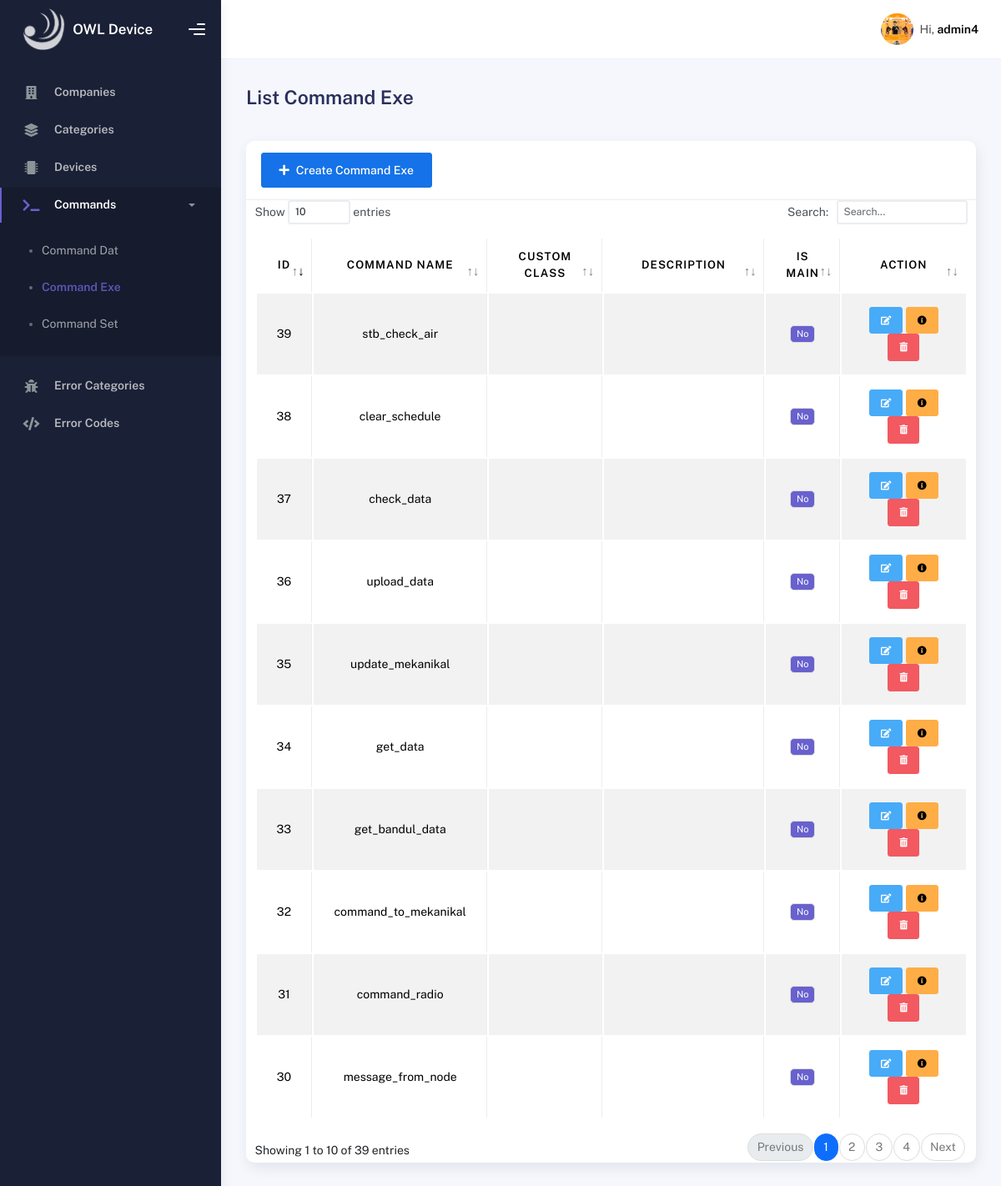
/admin/command/exe/list.php (signed in), run on the app's committed database.
### tables this page shows
CREATE TABLE `device_command` (
  `command_id` int(11) NOT NULL,
  `company_code` int(11) DEFAULT NULL,
  `command_type` enum('set','exe','dat') NOT NULL,
  `command_code` int(11) DEFAULT NULL,
  `command_name` varchar(60) DEFAULT NULL,
  `description` varchar(255) DEFAULT NULL,
  `is_main` tinyint(1) DEFAULT NULL,
  `custom_class` varchar(255) DEFAULT NULL,
  `updated_by` int(11) DEFAULT NULL,
  `is_deleted` tinyint(1) NOT NULL
);

### admin/command/exe/list.php (the view, shortened to what this page needs)
<?php
include '../../../connection.php';
$company_code = $_SESSION['company_code'];
$stmt = $conn->prepare("SELECT * FROM device_command WHERE company_code = ? AND command_type = 'exe' AND is_deleted = 0 ORDER BY command_code DESC");
$stmt->bind_param("i", $company_code);
$stmt->execute();
$result = $stmt->get_result();
?>
<!DOCTYPE html>
<html lang="en">
<head>
    <link rel="stylesheet" href="assets/css/bootstrap.min.css">
    <link rel="stylesheet" href="assets/css/plugins.min.css">
    <link rel="stylesheet" href="assets/css/kaiadmin.min.css">
</head>
<body>
    <div class="wrapper">
        <?php $rootPath = $_SERVER['DOCUMENT_ROOT'];
        include $rootPath . "/owl_device/includes/sidebar.php"; ?>
        <div class="main-panel">
            <?php $rootPath = $_SERVER['DOCUMENT_ROOT'];
            include $rootPath . "/owl_device/includes/navbar.php"; ?>
            <div class="container">
                <div class="page-inner">
                    <div class="d-flex align-items-left align-items-md-center flex-column flex-md-row pt-2 pb-4">
                        <div>
                            <h3 class="fw-bold mb-3">List Command Exe</h3>
                        </div>
                    </div>
                    <div class="row">
                        <div class="col-md-12">
                            <div class="card card-round">
                                <div class="card-header align-center">
                                    <a href="admin/command/exe/create">
                                        <button type="button" class="btn btn-primary btn-block px-4 py-2.8">
                                            <i class="fas fa-plus" style="margin-right: 8px;"></i>Create Command
                                            Exe
                                        </button>
                                    </a>
                                </div>
                                <div class="card-body p-0">
                                    <div class="table-responsive card-padding">
                                        <table id="tableCommandExe"
                                            class="table table order-list table-striped table-bordered">
                                            <thead>
                                                <tr>
                                                    <th class="text-center lebar-kolom1">Id</th>
                                                    <th class="text-center lebar-kolom2">Command Name</th>
                                                    <th class="text-center lebar-kolom3">Custom Class</th>
                                                    <th class="text-center lebar-kolom4">Description</th>
                                                    <th class="text-center lebar-kolom5">Is Main</th>
                                                    <th class="text-center lebar-kolom6">Action</th>
                                                </tr>
                                            </thead>
                                            <tbody>
                                                <?php
                                                if ($result->num_rows > 0) {
                                                    while ($row = mysqli_fetch_assoc($result)) {
                                                        ?>
                                                        <tr>
                                                            <td class="text-center"><?php echo $row['command_code']; ?>
                                                            </td>
                                                            <td class="text-center"><?php echo $row['command_name']; ?>
                                                            </td>
                                                            <td class="text-center"><?php echo $row['custom_class']; ?>
                                                            </td>
                                                            <td class="text-center"><?php echo $row['description']; ?></td>
                                                            <td class="text-center">
                                                                <?php echo $row['is_main'] ? '<span class="badge bg-success">Yes</span>' : '<span class="badge bg-secondary">No</span>'; ?>
                                                            </td>
                                                            <td class="text-center">
                                                                <a href="admin/command/exe/edit?command_id=<?php echo $row['command_id']; ?>"
                                                                    class="btn btn-info btn-sm">
                                                                    <i class="fas fa-edit"></i>
                                                                </a>
                                                                <a href="admin/command/exe/detail/list?command_id=<?php echo $row['command_id']; ?>"
                                                                    class="btn btn-warning btn-sm">
                                                                    <i class="fas fa-info-circle"></i>
                                                                </a>
                                                                <button class="btn btn-danger btn-sm soft-delete-btn"
                                                                    data-id="<?php echo $row['command_id']; ?>">
                                                                    <i class="fas fa-trash-alt"></i>
                                                                </button>
                                                            </td>
                                                        </tr>
                                                        <?php
                                                    }
                                                }
                                                ?>
                                            </tbody>
                                        </table>
                                    </div>
                                </div>
                            </div>
                        </div>
                    </div>
                </div>
            </div>
        </div>
    </div>
</body>
</html>

### admin/command/exe/list.php (style rules this page uses)
.lebar-kolom1 { width: 4%; }
.lebar-kolom2 { width: 20%; }
.lebar-kolom3 { width: 20%; }
.lebar-kolom4 { width: 30%; }
.lebar-kolom5 { width: 1%; }
.lebar-kolom6 { width: 25%; }

### data on the page
device_command: command_code "39", command_name "stb_check_air", is_main "No"
device_command: command_code "38", command_name "clear_schedule", is_main "No"
device_command: command_code "37", command_name "check_data", is_main "No"
device_command: command_code "36", command_name "upload_data", is_main "No"
device_command: command_code "35", command_name "update_mekanikal", is_main "No"
device_command: command_code "34", command_name "get_data", is_main "No"
device_command: command_code "33", command_name "get_bandul_data", is_main "No"
device_command: command_code "32", command_name "command_to_mekanikal", is_main "No"
device_command: command_code "31", command_name "command_radio", is_main "No"
device_command: command_code "30", command_name "message_from_node", is_main "No"

### other printed values
$user_name "admin4"
